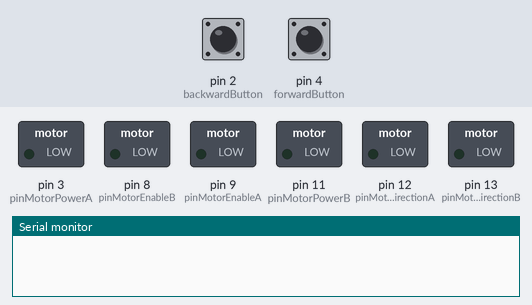
A sketch run on a simulated Arduino Uno, built with avr-gcc and run on an emulated ATmega328P. On the bench: switched loads named in the sketch (green lamp = pin HIGH), the last lines printed to the serial monitor. Inputs (shaded band) come from the test bench; at power-on: pin 2 (backwardButton) LOW, pin 4 (forwardButton) LOW.

Above: at 1.2 s.
1.3 s: pin 2 (backwardButton) pulled HIGH for 0.15 s
At 1.45 s:
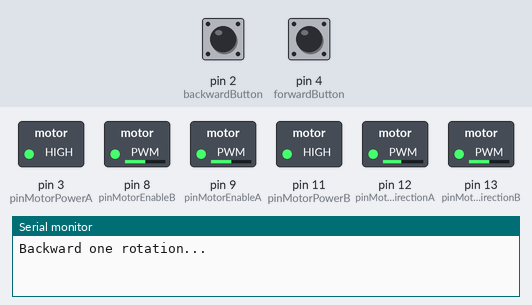
At 3.3 s:
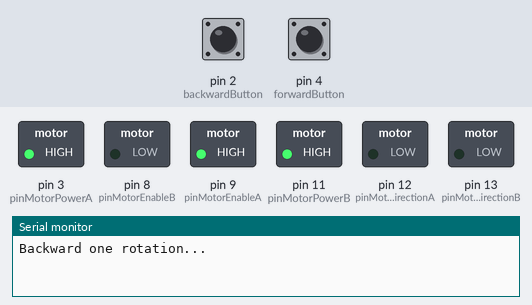
4.3 s: pin 4 (forwardButton) pulled HIGH for 1 s
7.3 s: pin 4 (forwardButton) pulled HIGH for 0.15 s
At 9.2 s:
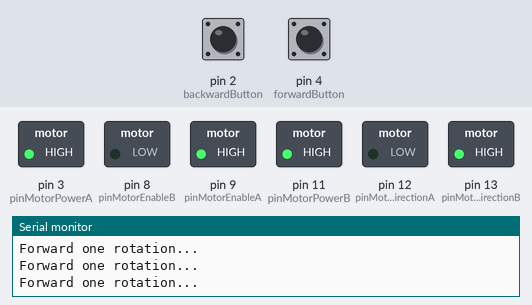
10.3 s: pin 2 (backwardButton) pulled HIGH for 1 s
Timing chart, 0 to 13.3 s (numbered marks = the images above; inputs shaded):
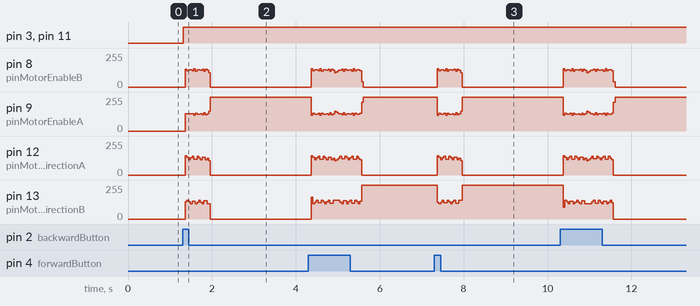

The sketch:

MotorTest_3.ino
```cpp
#define pinMotorEnableA 9
#define pinMotorEnableB 8
#define pinMotorDirectionA 12
#define pinMotorDirectionB 13
#define pinMotorPowerA 3
#define pinMotorPowerB 11
#define forwardButton 4
#define backwardButton 2

int stepsPerRotation = 200.0;
int rpm = 90.0;
int delayLength = int (1000.0 / (stepsPerRotation * rpm / 60.0));
int forwardButtonState;
int backwardButtonState;

#define DEBOUNCE 10  // button debouncer, how many ms to debounce, 5+ ms is usually plenty

void setup() {
  Serial.begin(9600);
  //establish PWM pins
  pinMode(pinMotorPowerA, OUTPUT); //move CH A
  pinMode(pinMotorPowerB, OUTPUT); //move CH B

  //establish motor direction toggle pins
  pinMode(pinMotorDirectionA, OUTPUT); //CH A -- HIGH = forwards and LOW = backwards???
  pinMode(pinMotorDirectionB, OUTPUT); //CH B -- HIGH = forwards and LOW = backwards???

  //establish motor brake pins
  pinMode(pinMotorEnableA, OUTPUT); //brake (disable) CH A
  pinMode(pinMotorEnableB, OUTPUT); //brake (disable) CH B

    //establish button pins
  pinMode(forwardButton, INPUT);
  pinMode(backwardButton, INPUT);

  forwardButtonState = digitalRead(forwardButton);
  backwardButtonState = digitalRead(backwardButton);
}

void loop() {
  int fVal, fVal2, bVal, bVal2;

  fVal = digitalRead(forwardButton);
  bVal = digitalRead(backwardButton);
  delay(DEBOUNCE);
  fVal2 = digitalRead(forwardButton);
  bVal2 = digitalRead(backwardButton);

  if (fVal == fVal2) {
    if (fVal != forwardButtonState) {
      if (fVal == HIGH) {
        moveForwardOneRotation();
      }
      else {
        forwardButtonState = fVal;
      }
    }
  }

  if (bVal == bVal2) {
    if (bVal != backwardButtonState) {
      if (bVal == HIGH) {
        moveBackwardOneRotation();
      }
      else {
        backwardButtonState = bVal;
      }
    }
  }
}

void moveForwardOneRotation() {
  Serial.println("Forward one rotation...");
  for (int i = 0; i < stepsPerRotation; i += 1) {
    moveForwardOneStep(i % 4);
  }
  forwardButtonState = LOW;
}

void moveBackwardOneRotation() {
  Serial.println("Backward one rotation...");
  for (int i = 0; i < stepsPerRotation; i += 1) {
    moveBackwardOneStep(i % 4);
  }
  backwardButtonState = LOW;
}

void moveForwardOneStep(int mode) {
  if (mode == 0) {
    digitalWrite(pinMotorEnableA, LOW);  //ENABLE CH A
    digitalWrite(pinMotorEnableB, HIGH); //DISABLE CH B
    digitalWrite(pinMotorDirectionA, HIGH);   //Sets direction of CH A
    digitalWrite(pinMotorPowerA, HIGH);   //Moves CH A
  }
  else if (mode == 1) {
    digitalWrite(pinMotorEnableA, HIGH);  //DISABLE CH A
    digitalWrite(pinMotorEnableB, LOW); //ENABLE CH B
    digitalWrite(pinMotorDirectionB, LOW);   //Sets direction of CH B
    digitalWrite(pinMotorPowerB, HIGH);   //Moves CH B
  }
  else if (mode == 2) {
    digitalWrite(pinMotorEnableA, LOW);  //ENABLE CH A
    digitalWrite(pinMotorEnableB, HIGH); //DISABLE CH B
    digitalWrite(pinMotorDirectionA, LOW);   //Sets direction of CH A
    digitalWrite(pinMotorPowerA, HIGH);   //Moves CH A
  }
  else if (mode == 3) {
    digitalWrite(pinMotorEnableA, HIGH);  //DISABLE CH A
    digitalWrite(pinMotorEnableB, LOW); //ENABLE CH B
    digitalWrite(pinMotorDirectionB, HIGH);   //Sets direction of CH B
    digitalWrite(pinMotorPowerB, HIGH);   //Moves CH B
  }
  delay(delayLength);
}

void moveBackwardOneStep(int mode) {
  if (mode == 0) {
    digitalWrite(pinMotorEnableA, LOW);  //ENABLE CH A
    digitalWrite(pinMotorEnableB, HIGH); //DISABLE CH B
    digitalWrite(pinMotorDirectionA, HIGH);   //Sets direction of CH A
    digitalWrite(pinMotorPowerA, HIGH);   //Moves CH A
  }
  else if (mode == 1) {
    digitalWrite(pinMotorEnableA, HIGH);  //DISABLE CH A
    digitalWrite(pinMotorEnableB, LOW); //ENABLE CH B
    digitalWrite(pinMotorDirectionB, HIGH);   //Sets direction of CH B
    digitalWrite(pinMotorPowerB, HIGH);   //Moves CH B
  }
  else if (mode == 2) {
    digitalWrite(pinMotorEnableA, LOW);  //ENABLE CH A
    digitalWrite(pinMotorEnableB, HIGH); //DISABLE CH B
    digitalWrite(pinMotorDirectionA, LOW);   //Sets direction of CH A
    digitalWrite(pinMotorPowerA, HIGH);   //Moves CH A
  }
  else if (mode == 3) {
    digitalWrite(pinMotorEnableA, HIGH);  //DISABLE CH A
    digitalWrite(pinMotorEnableB, LOW); //ENABLE CH B
    digitalWrite(pinMotorDirectionB, LOW);   //Sets direction of CH B
    digitalWrite(pinMotorPowerB, HIGH);   //Moves CH B
  }
  delay(delayLength);
}
```
